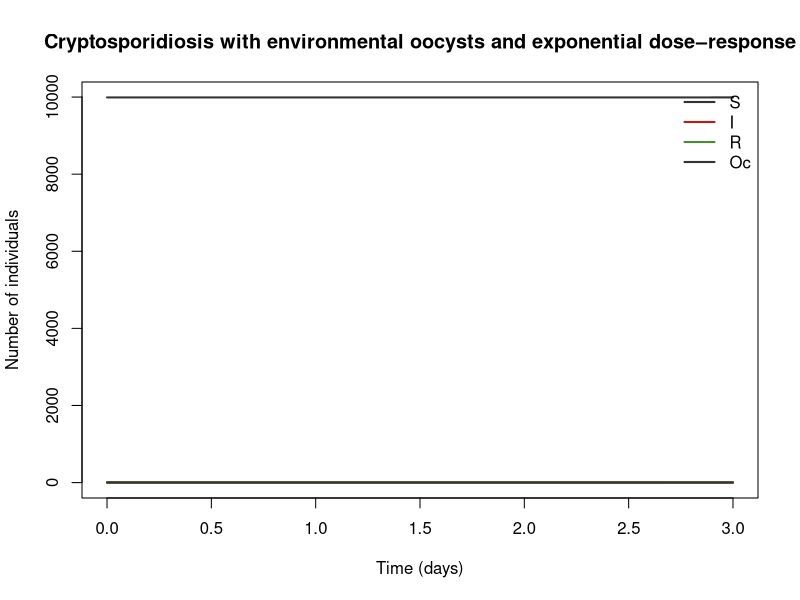

Here is the R script that generated this plot:
## Cryptosporidiosis with environmental oocysts and exponential dose–response
## Cryptosporidium (also adaptable to Giardia cysts).
## Parameter values: 0 of 9 checked against the source; the rest are recalled or illustrative.
## Reference: Author-constructed SIRS + environment structure [I]. The dose–response is Haas CN et al., exponential model with r ≈ 0.004 per oocyst (IOWA strain): J Am Water Works Assoc 1996;88(9):131–136 [M]. Giardia exponential r ≈ 0.0199 (Rose, Haas & Regli 1991, Am…
##
## Generated from a compartmental model diagram (model format v1).
## Regenerating from the same diagram always gives this exact file.
##
## Compartments: S, I, R, Oc
## Flows (time unit: days):
##   (outside) -> S   : mu_h * N
##   S -> I           : lam * S
##   I -> R           : gam_c * I
##   R -> S           : omega_c * R
##   (outside) -> Oc  : sh_vol * I
##   Oc -> (outside)  : mu_o * Oc

library(deSolve)

# ---- Time ------------------------------------------------------------
times <- seq(0, 3, by = 0.005)  # days

# ---- Parameters ------------------------------------------------------
parameters <- c(
  exp_c = 1,              # water-consumption events per day [I] (day^-1)
  vol_d = 1,              # volume ingested per event [I] (L)
  r_dose = 0.004,         # exponential dose–response parameter [M] (per oocyst)
  gam_c = 1 / 14,         # recovery and end of shedding [M/I] (day^-1)
  sh_vol = 2e-4,          # shedding divided by water volume. [I] chosen to give R0 ≈ 2. (oocysts L^-1 day^-1 per infected)
  mu_o = 0.05,            # oocyst inactivation and flushing [I] (day^-1)
  omega_c = 1 / 365,      # waning immunity [I] (day^-1)
  mu_h = 1 / (70 * 365),  # birth/death [I] (day^-1)
  rem_t = 0               # fractional log-removal by treatment, for example 0.99 [I]
)

# ---- Initial conditions ----------------------------------------------
state <- c(
  S = 9990,  # susceptible
  I = 10,    # infected/shedding
  R = 0,     # immune (partial, waning)
  Oc = 0     # oocysts per litre in the community water source
)

# ---- Model equations -------------------------------------------------
crypto_oocyst_model <- function(t, state, parameters) {
  with(as.list(c(state, parameters)), {
    # Total population
    N <- S + I + R

    # Derived quantities
    dose <- vol_d * Oc * (1 - rem_t)
    lam <- exp_c * (1 - exp(-r_dose * dose))                                # daily infection probability as a hazard
    R0_cr <- exp_c * r_dose * vol_d * sh_vol * N / (mu_o * (gam_c + mu_h))  # linearised R0 (about 2)

    # Rates of change
    dS <- mu_h * N - lam * S + omega_c * R
    dI <- lam * S - gam_c * I
    dR <- gam_c * I - omega_c * R
    dOc <- sh_vol * I - mu_o * Oc

    list(c(dS, dI, dR, dOc))
  })
}

# ---- Solve -----------------------------------------------------------
out <- ode(y = state, times = times, func = crypto_oocyst_model, parms = parameters)
out <- as.data.frame(out)

# ---- Plot ------------------------------------------------------------
compartment_cols <- c(S = "#333333", I = "#B71C1C", R = "#4E8A3E", Oc = "#333333")
matplot(out$time, out[, names(compartment_cols)], type = "l", lty = 1, lwd = 2,
        col = compartment_cols, xlab = "Time (days)", ylab = "Number of individuals",
        main = "Cryptosporidiosis with environmental oocysts and exponential dose–response")
legend("topright", legend = names(compartment_cols), col = compartment_cols,
       lty = 1, lwd = 2, bty = "n")
